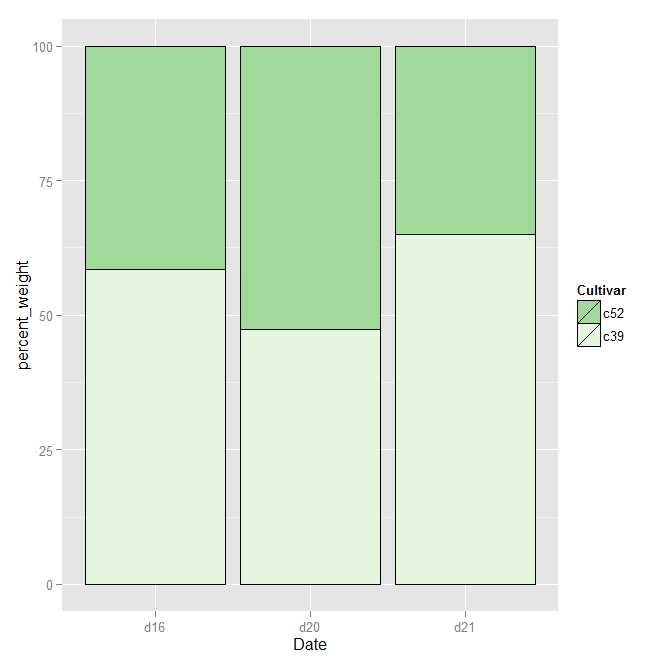

Source code (R):
library(ggplot2)
library(gcookbook)
library(plyr)
ce <- ddply(cabbage_exp,"Date",transform,percent_weight=Weight/sum(Weight)*100)
ggplot(ce,aes(x=Date,y=percent_weight,fill=Cultivar))+geom_bar(stat="identity",colour="black")+guides(fill=guide_legend(reverse=TRUE))+scale_fill_brewer(palette="Pastell")
